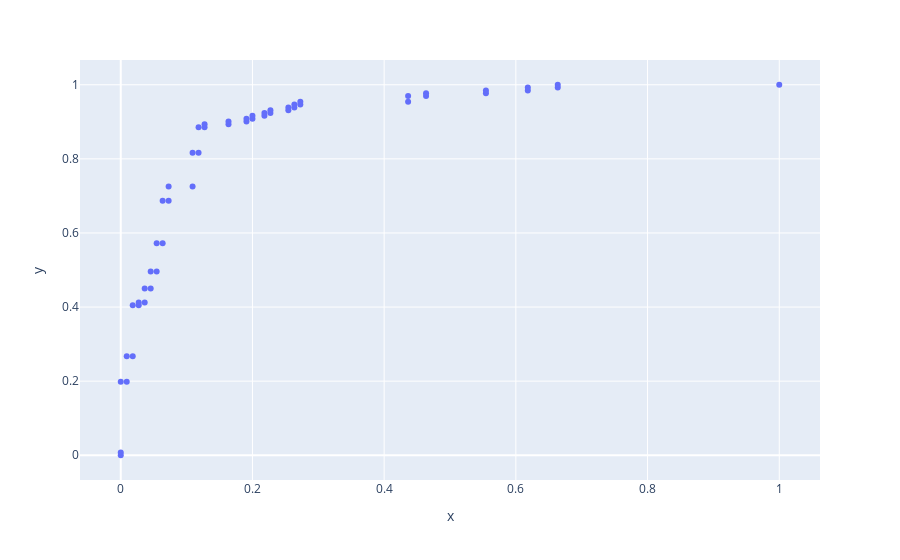

Notebook source saved alongside this figure:
### Code cell
import plotly.express as px
px.scatter(x = fpr, y = tpr)
